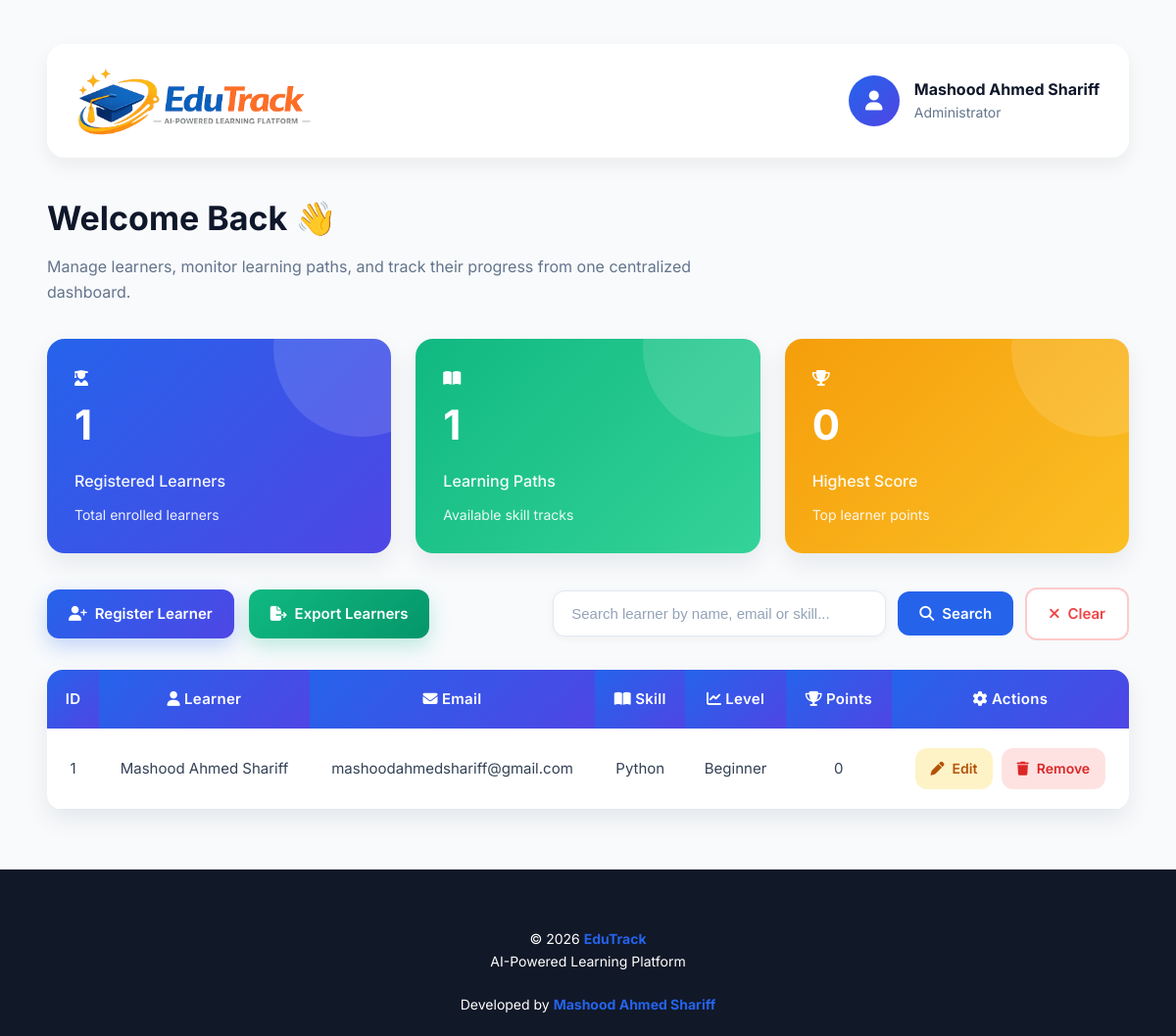
Before: /admin/dashboard with the older database file.
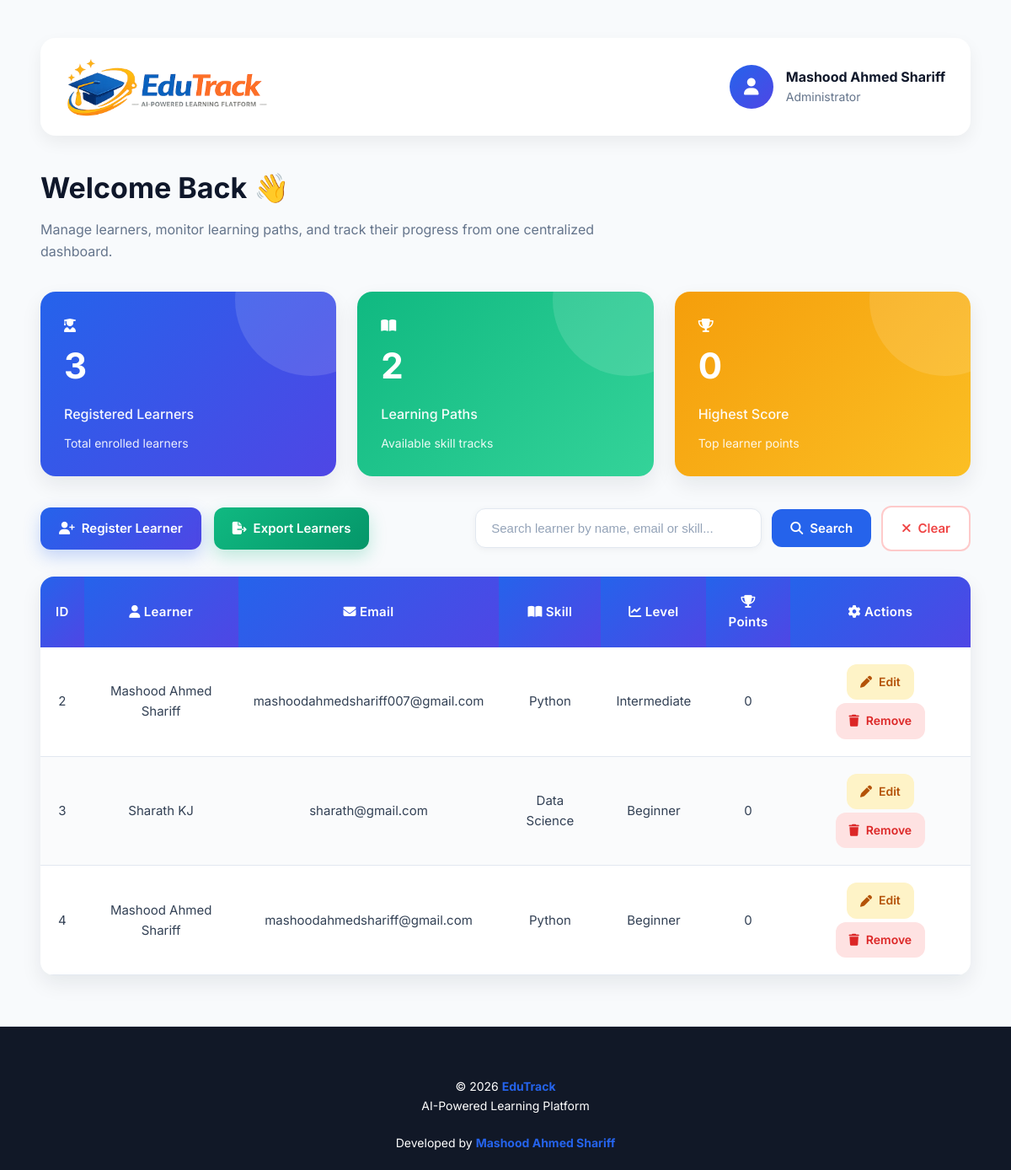
After: the same page with the newer database file.
### tables this page shows
CREATE TABLE learners(

        id INTEGER PRIMARY KEY AUTOINCREMENT,

        name TEXT NOT NULL,

        email TEXT UNIQUE NOT NULL,

        password TEXT NOT NULL,

        date_of_birth TEXT NOT NULL,

        skill TEXT NOT NULL,

        level TEXT NOT NULL,

        points INTEGER DEFAULT 0,

        joined_date TEXT NOT NULL

    );

### app.py (the view)
@app.route("/admin/dashboard")
def admin_dashboard():
    connection = sqlite3.connect("database/edutrack.db")
    connection.row_factory = sqlite3.Row
    cursor = connection.cursor()
    search_query = request.args.get("search")
    if search_query:
        cursor.execute("""
            SELECT * FROM learners
            WHERE name LIKE ?
               OR skill LIKE ?
               OR email LIKE ?
        """, (
            f"%{search_query}%",
            f"%{search_query}%",
            f"%{search_query}%"
        ))
    else:
        cursor.execute("SELECT * FROM learners")
    learners = cursor.fetchall()
    cursor.execute("SELECT COUNT(*) FROM learners")
    total_learners = cursor.fetchone()[0]
    cursor.execute("SELECT COUNT(DISTINCT skill) FROM learners")
    total_skills = cursor.fetchone()[0]
    cursor.execute("SELECT MAX(points) FROM learners")
    highest_points = cursor.fetchone()[0]
    if highest_points is None:
        highest_points = 0
    connection.close()
    return render_template(
        "admin_dashboard.html",
        learners=learners,
        search_query=search_query,
        total_learners=total_learners,
        total_skills=total_skills,
        highest_points=highest_points
    )

### templates/admin_dashboard.html (shortened to what this page needs)
<!DOCTYPE html>
<html lang="en">
<head>
    <link rel="stylesheet"
          href="{{ url_for('static', filename='css/style.css') }}">
    <link rel="stylesheet"
          href="https://cdnjs.cloudflare.com/ajax/libs/font-awesome/6.7.2/css/all.min.css">
</head>
<body>
<div class="container">
    <header class="navbar">
        <div class="nav-left">
            <img src="{{ url_for('static', filename='images/edutrack-logo.png') }}"
                alt="EduTrack Logo"
                class="navbar-logo">
        </div>
        <div class="nav-right">
            <div class="profile-card">
                <div class="profile-icon">
                    <i class="fa-solid fa-user"></i>
                </div>
                <div>
                    <h4>Mashood Ahmed Shariff</h4>
                    <p>Administrator</p>
                </div>
            </div>
        </div>
    </header>
    <section class="page-title">
        <h2>Welcome Back 👋</h2>
        <p>
            Manage learners, monitor learning paths, and track their progress
            from one centralized dashboard.
        </p>
    </section>
    <section class="dashboard">
        <div class="card students-card">
            <div class="card-icon">
                <i class="fa-solid fa-user-graduate"></i>
            </div>
            <h2>{{ total_learners }}</h2>
            <p>Registered Learners</p>
            <span>Total enrolled learners</span>
        </div>
        <div class="card courses-card">
            <div class="card-icon">
                <i class="fa-solid fa-book-open"></i>
            </div>
            <h2>{{ total_skills }}</h2>
            <p>Learning Paths</p>
            <span>Available skill tracks</span>
        </div>
        <div class="card emails-card">
            <div class="card-icon">
                <i class="fa-solid fa-trophy"></i>
            </div>
            <h2>{{ highest_points }}</h2>
            <p>Highest Score</p>
            <span>Top learner points</span>
        </div>
    </section>
    <section class="toolbar">
        <div class="left-buttons">
            <a href="{{ url_for('register_learner') }}"
               class="add-btn">
                <i class="fa-solid fa-user-plus"></i>
                Register Learner
            </a>
            <a href="{{ url_for('export_csv') }}"
               class="export-btn"
               onclick="return confirm('Download learner records?')">
                <i class="fa-solid fa-file-export"></i>
                Export Learners
            </a>
        </div>
        <form action="{{ url_for('home') }}"
              method="GET"
              class="search-form">
            <input
                type="text"
                name="search"
                placeholder="Search learner by name, email or skill..."
                value="{{ search_query if search_query else '' }}">
            <button type="submit"
                    class="search-btn">
                <i class="fa-solid fa-magnifying-glass"></i>
                Search
            </button>
            <a href="{{ url_for('home') }}"
               class="clear-btn">
                <i class="fa-solid fa-xmark"></i>
                Clear
            </a>
        </form>
    </section>
    <table>
        <thead>
        <tr>
            <th>ID</th>
            <th><i class="fa-solid fa-user"></i> Learner</th>
            <th><i class="fa-solid fa-envelope"></i> Email</th>
            <th><i class="fa-solid fa-book-open"></i> Skill</th>
            <th><i class="fa-solid fa-chart-line"></i> Level</th>
            <th><i class="fa-solid fa-trophy"></i> Points</th>
            <th><i class="fa-solid fa-gear"></i> Actions</th>
        </tr>
        </thead>
        <tbody>
        {% if learners %}
            {% for learner in learners %}
            <tr>
                <td>{{ learner["id"] }}</td>
                <td>{{ learner["name"] }}</td>
                <td>{{ learner["email"] }}</td>
                <td>{{ learner["skill"] }}</td>
                <td>{{ learner["level"] }}</td>
                <td>{{ learner["points"] }}</td>
                <td>
                    <a href="{{ url_for('edit_learner', id=learner['id']) }}"
                       class="edit-btn">
                        <i class="fa-solid fa-pen"></i>
                        Edit
                    </a>
                    <a href="{{ url_for('delete_learner', id=learner['id']) }}"
                       class="delete-btn"
                       onclick="return confirm('Delete this learner?')">
                        <i class="fa-solid fa-trash"></i>
                        Remove
                    </a>
                </td>
            </tr>
            {% endfor %}
        {% endif %}
        </tbody>
    </table>
</div>
<footer class="footer">
    <p>
        © 2026 <strong>EduTrack</strong>
        <br>
        AI-Powered Learning Platform
        <br><br>
        Developed by <strong>Mashood Ahmed Shariff</strong>
    </p>
</footer>
</body>
</html>

Changed rows visible on the page:
removed learners: id "1", name "Mashood Ahmed Shariff", email "mashoodahmedshariff@gmail.com", skill "Python", level "Beginner", points "0"
added learners: id "2", name "Mashood Ahmed Shariff", email "mashoodahmedshariff007@gmail.com", skill "Python", level "Intermediate", points "0"
added learners: id "3", name "Sharath KJ", email "sharath@gmail.com", skill "Data Science", level "Beginner", points "0"
added learners: id "4", name "Mashood Ahmed Shariff", email "mashoodahmedshariff@gmail.com", skill "Python", level "Beginner", points "0"
Other visible differences:
{{ total_learners }}: "1" → "3"
{{ total_skills }}: "1" → "2"
